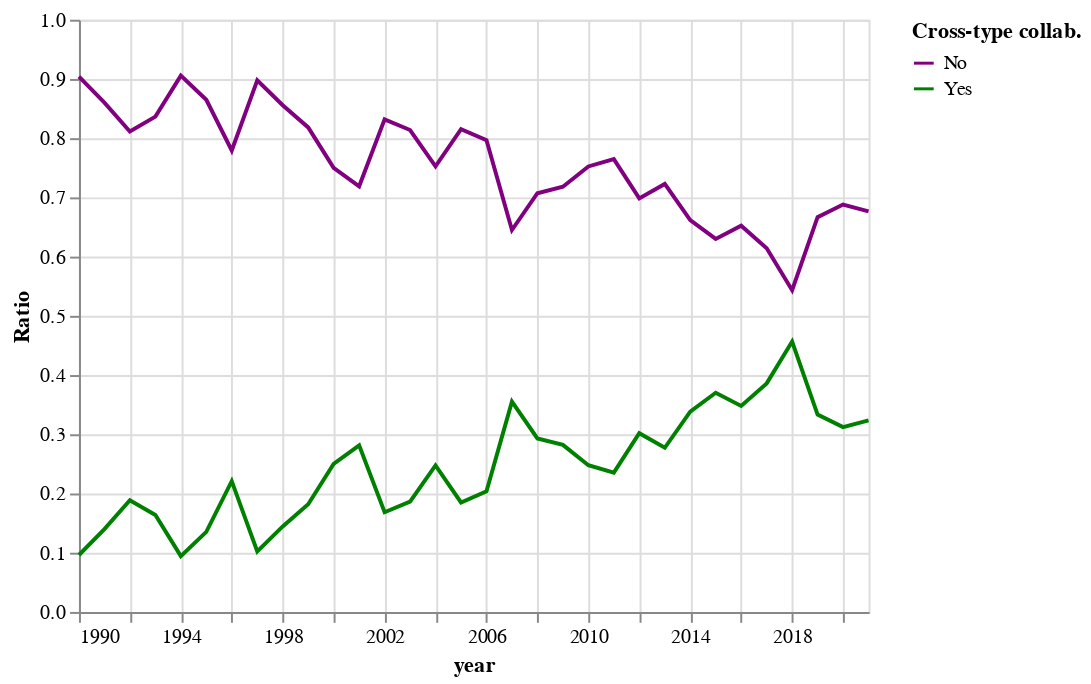

Notebook cell for this chart:
### Code cell
#         scale=alt.Scale(scheme='set1')
cross_type_ratio = alt.Chart(cross_type).mark_line().encode(
    x = 'year',
    y = alt.Y(
        'ratio',
        title = 'Ratio'
    ),
    color = alt.Color(
        'type',
        title = 'Cross-type collab.',
        sort = ['Yes', 'No'],
        scale=alt.Scale(domain=['No', 'Yes'],
                      range=['purple', 'green'])
    ),
)

cross_type_ratio

### Figure 1 — Vega-Lite specification as saved in the notebook (floating-point values rounded to 4 significant figures)
{"config": {"view": {"continuousWidth": 400, "continuousHeight": 300}}, "data": {"name": "data-2d3ad95c42951cdbb4e112c817be3df9"}, "mark": "line", "encoding": {"color": {"field": "type", "scale": {"domain": ["No", "Yes"], "range": ["purple", "green"]}, "sort": ["Yes", "No"], "title": "Cross-type collab.", "type": "nominal"}, "x": {"field": "year", "type": "temporal"}, "y": {"field": "ratio", "title": "Ratio", "type": "quantitative"}}, "$schema": "https://vega.github.io/schema/vega-lite/v4.17.0.json", "datasets": {"data-2d3ad95c42951cdbb4e112c817be3df9": [{"year": "1990-01-01T00:00:00", "type": "No", "count": 47, "ratio": 0.9038}, {"year": "1990-01-01T00:00:00", "type": "Yes", "count": 5, "ratio": 0.09615}, {"year": "1991-01-01T00:00:00", "type": "No", "count": 43, "ratio": 0.86}, {"year": "1991-01-01T00:00:00", "type": "Yes", "count": 7, "ratio": 0.14}, {"year": "1992-01-01T00:00:00", "type": "No", "count": 43, "ratio": 0.8113}, {"year": "1992-01-01T00:00:00", "type": "Yes", "count": 10, "ratio": 0.1887}, {"year": "1993-01-01T00:00:00", "type": "No", "count": 46, "ratio": 0.8364}, {"year": "1993-01-01T00:00:00", "type": "Yes", "count": 9, "ratio": 0.1636}, {"year": "1994-01-01T00:00:00", "type": "No", "count": 48, "ratio": 0.9057}, {"year": "1994-01-01T00:00:00", "type": "Yes", "count": 5, "ratio": 0.09434}, {"year": "1995-01-01T00:00:00", "type": "No", "count": 64, "ratio": 0.8649}, {"year": "1995-01-01T00:00:00", "type": "Yes", "count": 10, "ratio": 0.1351}, {"year": "1996-01-01T00:00:00", "type": "No", "count": 60, "ratio": 0.7792}, {"year": "1996-01-01T00:00:00", "type": "Yes", "count": 17, "ratio": 0.2208}, {"year": "1997-01-01T00:00:00", "type": "No", "count": 79, "ratio": 0.8977}, {"year": "1997-01-01T00:00:00", "type": "Yes", "count": 9, "ratio": 0.1023}, {"year": "1998-01-01T00:00:00", "type": "No", "count": 77, "ratio": 0.8556}, {"year": "1998-01-01T00:00:00", "type": "Yes", "count": 13, "ratio": 0.1444}, {"year": "1999-01-01T00:00:00", "type": "No", "count": 72, "ratio": 0.8182}, {"year": "1999-01-01T00:00:00", "type": "Yes", "count": 16, "ratio": 0.1818}, {"year": "2000-01-01T00:00:00", "type": "No", "count": 69, "ratio": 0.75}, {"year": "2000-01-01T00:00:00", "type": "Yes", "count": 23, "ratio": 0.25}, {"year": "2001-01-01T00:00:00", "type": "No", "count": 69, "ratio": 0.7188}, {"year": "2001-01-01T00:00:00", "type": "Yes", "count": 27, "ratio": 0.2812}, {"year": "2002-01-01T00:00:00", "type": "No", "count": 84, "ratio": 0.8317}, {"year": "2002-01-01T00:00:00", "type": "Yes", "count": 17, "ratio": 0.1683}, {"year": "2003-01-01T00:00:00", "type": "No", "count": 83, "ratio": 0.8137}, {"year": "2003-01-01T00:00:00", "type": "Yes", "count": 19, "ratio": 0.1863}, {"year": "2004-01-01T00:00:00", "type": "No", "count": 73, "ratio": 0.7526}, {"year": "2004-01-01T00:00:00", "type": "Yes", "count": 24, "ratio": 0.2474}, {"year": "2005-01-01T00:00:00", "type": "No", "count": 97, "ratio": 0.8151}, {"year": "2005-01-01T00:00:00", "type": "Yes", "count": 22, "ratio": 0.1849}, {"year": "2006-01-01T00:00:00", "type": "No", "count": 90, "ratio": 0.7965}, {"year": "2006-01-01T00:00:00", "type": "Yes", "count": 23, "ratio": 0.2035}, {"year": "2007-01-01T00:00:00", "type": "No", "count": 69, "ratio": 0.6449}, {"year": "2007-01-01T00:00:00", "type": "Yes", "count": 38, "ratio": 0.3551}, {"year": "2008-01-01T00:00:00", "type": "No", "count": 70, "ratio": 0.7071}, {"year": "2008-01-01T00:00:00", "type": "Yes", "count": 29, "ratio": 0.2929}, {"year": "2009-01-01T00:00:00", "type": "No", "count": 84, "ratio": 0.7179}, {"year": "2009-01-01T00:00:00", "type": "Yes", "count": 33, "ratio": 0.2821}, {"year": "2010-01-01T00:00:00", "type": "No", "count": 82, "ratio": 0.7523}, {"year": "2010-01-01T00:00:00", "type": "Yes", "count": 27, "ratio": 0.2477}, {"year": "2011-01-01T00:00:00", "type": "No", "count": 91, "ratio": 0.7647}, {"year": "2011-01-01T00:00:00", "type": "Yes", "count": 28, "ratio": 0.2353}, {"year": "2012-01-01T00:00:00", "type": "No", "count": 81, "ratio": 0.6983}, {"year": "2012-01-01T00:00:00", "type": "Yes", "count": 35, "ratio": 0.3017}, {"year": "2013-01-01T00:00:00", "type": "No", "count": 73, "ratio": 0.7228}, {"year": "2013-01-01T00:00:00", "type": "Yes", "count": 28, "ratio": 0.2772}, {"year": "2014-01-01T00:00:00", "type": "No", "count": 88, "ratio": 0.6617}, {"year": "2014-01-01T00:00:00", "type": "Yes", "count": 45, "ratio": 0.3383}, {"year": "2015-01-01T00:00:00", "type": "No", "count": 80, "ratio": 0.6299}, {"year": "2015-01-01T00:00:00", "type": "Yes", "count": 47, "ratio": 0.3701}, {"year": "2016-01-01T00:00:00", "type": "No", "count": 75, "ratio": 0.6522}, {"year": "2016-01-01T00:00:00", "type": "Yes", "count": 40, "ratio": 0.3478}, {"year": "2017-01-01T00:00:00", "type": "No", "count": 70, "ratio": 0.614}, {"year": "2017-01-01T00:00:00", "type": "Yes", "count": 44, "ratio": 0.386}, {"year": "2018-01-01T00:00:00", "type": "No", "count": 69, "ratio": 0.5433}, {"year": "2018-01-01T00:00:00", "type": "Yes", "count": 58, "ratio": 0.4567}, {"year": "2019-01-01T00:00:00", "type": "No", "count": 86, "ratio": 0.6667}, {"year": "2019-01-01T00:00:00", "type": "Yes", "count": 43, "ratio": 0.3333}, {"year": "2020-01-01T00:00:00", "type": "No", "count": 108, "ratio": 0.6879}, {"year": "2020-01-01T00:00:00", "type": "Yes", "count": 49, "ratio": 0.3121}, {"year": "2021-01-01T00:00:00", "type": "No", "count": 115, "ratio": 0.6765}, {"year": "2021-01-01T00:00:00", "type": "Yes", "count": 55, "ratio": 0.3235}]}}
